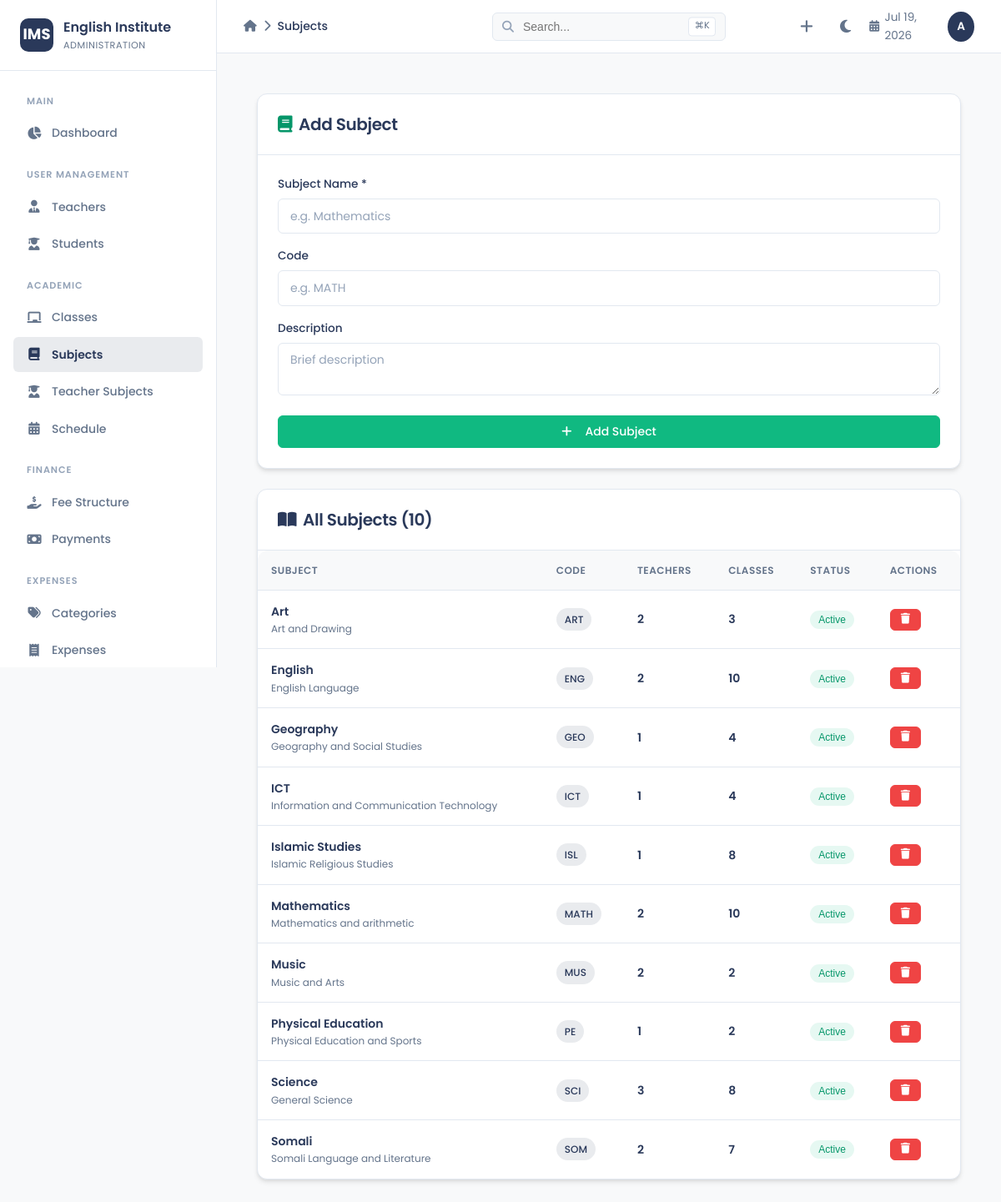
/subjects.php (signed in), run on the app's committed database.
### tables this page shows
CREATE TABLE IF NOT EXISTS subjects (
    id INT PRIMARY KEY AUTO_INCREMENT,
    name VARCHAR(100) NOT NULL,
    code VARCHAR(20),
    description TEXT,
    status ENUM('active', 'inactive') DEFAULT 'active',
    created_at TIMESTAMP DEFAULT CURRENT_TIMESTAMP
);

### subjects.php (the view, shortened to what this page needs)
<?php
$db = getDB();
$subjects = $db->query("
    SELECT s.*,
           (SELECT COUNT(*) FROM teacher_subjects ts WHERE ts.subject_id=s.id) as teacher_count,
           (SELECT COUNT(DISTINCT cs.class_id) FROM class_subjects cs WHERE cs.subject_id=s.id AND cs.status='active') as class_count
    FROM subjects s ORDER BY s.name
")->fetchAll();
require_once 'header.php';
?>
<div class="d-flex flex-wrap" style="gap:1.5rem;">
    <div style="flex:1 1 300px; max-width:100%;">
        <div class="card">
            <div class="card-header">
                <h3><i class="fas fa-book mr-2" style="color:#059669;"></i>Add Subject</h3>
            </div>
            <div class="card-body">
                <form method="POST">
                    <div class="form-group">
                        <label class="form-label">Subject Name *</label>
                        <input type="text" name="name" class="form-control" placeholder="e.g. Mathematics" required>
                    </div>
                    <div class="form-group">
                        <label class="form-label">Code</label>
                        <input type="text" name="code" class="form-control" placeholder="e.g. MATH" maxlength="20">
                    </div>
                    <div class="form-group">
                        <label class="form-label">Description</label>
                        <textarea name="description" class="form-control" rows="2" placeholder="Brief description"></textarea>
                    </div>
                    <button type="submit" name="add_subject" class="btn btn-success w-100">
                        <i class="fas fa-plus mr-2"></i>Add Subject
                    </button>
                </form>
            </div>
        </div>
    </div>
    <div style="flex:2 1 500px; max-width:100%;">
        <div class="card">
            <div class="card-header">
                <h3><i class="fas fa-book-open mr-2" style="color:var(--primary);"></i>All Subjects (<?= count($subjects) ?>)</h3>
            </div>
            <div class="table-wrapper">
                <table class="table">
                    <thead>
                        <tr><th>Subject</th><th>Code</th><th>Teachers</th><th>Classes</th><th>Status</th><th>Actions</th></tr>
                    </thead>
                    <tbody>
                        <?php foreach ($subjects as $s): ?>
                            <tr>
                                <td>
                                    <div class="font-semibold"><?= htmlspecialchars($s['name']) ?></div>
                                    <?php if ($s['description']): ?><div class="text-xs text-muted"><?= htmlspecialchars($s['description']) ?></div><?php endif; ?>
                                </td>
                                <td><span class="badge badge-primary" style="font-size:0.75rem;"><?= htmlspecialchars($s['code'] ?: '—') ?></span></td>
                                <td><span class="font-semibold"><?= $s['teacher_count'] ?></span></td>
                                <td><span class="font-semibold"><?= $s['class_count'] ?></span></td>
                                <td>
                                    <form method="POST" style="display:inline;">
                                        <button type="submit" class="badge <?= $s['status']==='active' ? 'badge-success' : 'badge-secondary' ?>" style="cursor:pointer;border:none;"><?= ucfirst($s['status']) ?></button>
                                    </form>
                                </td>
                                <td>
                                    <form method="POST" style="display:inline;" onsubmit="return confirm('Delete this subject?')">
                                        <button type="submit" class="btn btn-sm btn-danger" title="Delete"><i class="fas fa-trash"></i></button>
                                    </form>
                                </td>
                            </tr>
                        <?php endforeach; ?>
                    </tbody>
                </table>
            </div>
        </div>
    </div>
</div>
<?php require_once 'footer.php'; ?>

### css/design-system.css (style rules this page uses)
:root { --primary: #2a395a; --primary-hover: #1e2a42; --accent: #fc4466; --accent-hover: #e63958; --bg-body: #F8F9FA; --bg-card: #ffffff; --bg-sidebar: #ffffff; --border: #e2e8f0; --text-main: #2a395a; --text-muted: #64748b; --text-light: #94a3b8; --shadow-sm: 0 1px 2px 0 rgba(0, 0, 0, 0.05); --shadow-md: 0 4px 6px -1px rgba(0, 0, 0, 0.1), 0 2px 4px -1px rgba(0, 0, 0, 0.06); --shadow-lg: 0 8px 24px rgba(0, 0, 0, 0.12); --radius: 12px; --radius-sm: 6px; --sidebar-width: 260px; --container-max: 1440px; --container-padding: 3rem; --transition: 0.3s ease; }
*, *::before, *::after { box-sizing: border-box; }
body { font-family: 'Poppins', -apple-system, BlinkMacSystemFont, sans-serif; background-color: var(--bg-body); color: var(--text-main); min-height: 100vh; margin: 0; transition: background-color var(--transition), color var(--transition); font-weight: 400; line-height: 1.6; }
h1, h2, h3, h4, h5, h6 { color: var(--text-main); font-weight: 600; letter-spacing: -0.02em; margin: 0; }
h3 { font-size: 1.25rem; }
.card { background: var(--bg-card); border: 1px solid var(--border); border-radius: var(--radius); box-shadow: var(--shadow-md); transition: box-shadow var(--transition), background-color var(--transition), border-color var(--transition); }
.card-header { background: transparent; border-bottom: 1px solid var(--border); padding: 1.25rem 1.5rem; display: flex; align-items: center; justify-content: space-between; flex-wrap: wrap; gap: 0.75rem; }
.card-body { padding: 1.5rem; }
.btn { display: inline-flex; align-items: center; justify-content: center; gap: 0.5rem; font-family: 'Poppins', sans-serif; font-weight: 500; font-size: 0.875rem; padding: 0.5rem 1.25rem; border-radius: var(--radius-sm); border: 1px solid transparent; cursor: pointer; transition: all var(--transition); text-decoration: none; line-height: 1.5; }
.btn-sm { padding: 0.35rem 0.75rem; font-size: 0.8rem; }
.btn-danger { background-color: #ef4444; color: #fff; border-color: #ef4444; }
.btn-success { background-color: #10b981; color: #fff; border-color: #10b981; }
.form-group { margin-bottom: 1rem; }
.form-label { display: block; font-size: 0.85rem; font-weight: 500; color: var(--text-main); margin-bottom: 0.4rem; }
.form-control, .form-select { width: 100%; padding: 0.6rem 0.875rem; font-family: 'Poppins', sans-serif; font-size: 0.875rem; color: var(--text-main); background-color: var(--bg-card); border: 1px solid var(--border); border-radius: var(--radius-sm); transition: border-color var(--transition), box-shadow var(--transition); }
.form-control::placeholder { color: var(--text-light); }
.table-wrapper { overflow-x: auto; border-radius: var(--radius); }
.table { width: 100%; border-collapse: collapse; font-size: 0.875rem; }
.table th { text-align: left; padding: 0.875rem 1rem; font-weight: 600; font-size: 0.75rem; text-transform: uppercase; letter-spacing: 0.04em; color: var(--text-muted); background-color: var(--bg-body); border-bottom: 1px solid var(--border); white-space: nowrap; }
.table td { padding: 0.875rem 1rem; border-bottom: 1px solid var(--border); vertical-align: middle; color: var(--text-main); white-space: nowrap; }
.table tbody tr { transition: background-color var(--transition); }
.table tbody tr:last-child td { border-bottom: none; }
.badge { display: inline-flex; align-items: center; padding: 0.25rem 0.625rem; font-size: 0.75rem; font-weight: 500; border-radius: 9999px; transition: all var(--transition); }
.badge-primary { background-color: rgba(42, 57, 90, 0.1); color: var(--primary); }
.badge-success { background-color: rgba(16, 185, 129, 0.1); color: #059669; }
.text-muted { color: var(--text-muted) !important; }
.mr-2 { margin-right: 0.5rem; }
.d-flex { display: flex; }
.flex-wrap { flex-wrap: wrap; }
.w-100 { width: 100%; }
.font-semibold { font-weight: 600; }
.text-xs { font-size: 0.75rem; }

### data on the page
subjects: name "Art", description "Art and Drawing", code "ART", teacher_count "2", class_count "3", status "Active"
subjects: name "English", description "English Language", code "ENG", teacher_count "2", class_count "10", status "Active"
subjects: name "Geography", description "Geography and Social Studies", code "GEO", teacher_count "1", class_count "4", status "Active"
subjects: name "ICT", description "Information and Communication Technology", code "ICT", teacher_count "1", class_count "4", status "Active"
subjects: name "Islamic Studies", description "Islamic Religious Studies", code "ISL", teacher_count "1", class_count "8", status "Active"
subjects: name "Mathematics", description "Mathematics and arithmetic", code "MATH", teacher_count "2", class_count "10", status "Active"
subjects: name "Music", description "Music and Arts", code "MUS", teacher_count "2", class_count "2", status "Active"
subjects: name "Physical Education", description "Physical Education and Sports", code "PE", teacher_count "1", class_count "2", status "Active"
subjects: name "Science", description "General Science", code "SCI", teacher_count "3", class_count "8", status "Active"
subjects: name "Somali", description "Somali Language and Literature", code "SOM", teacher_count "2", class_count "7", status "Active"

### other printed values
$app_name "English Institute"
$titles[$currentPage] "Subjects"
substr($current_user, 0, 1) "A"
count($subjects) "10"
